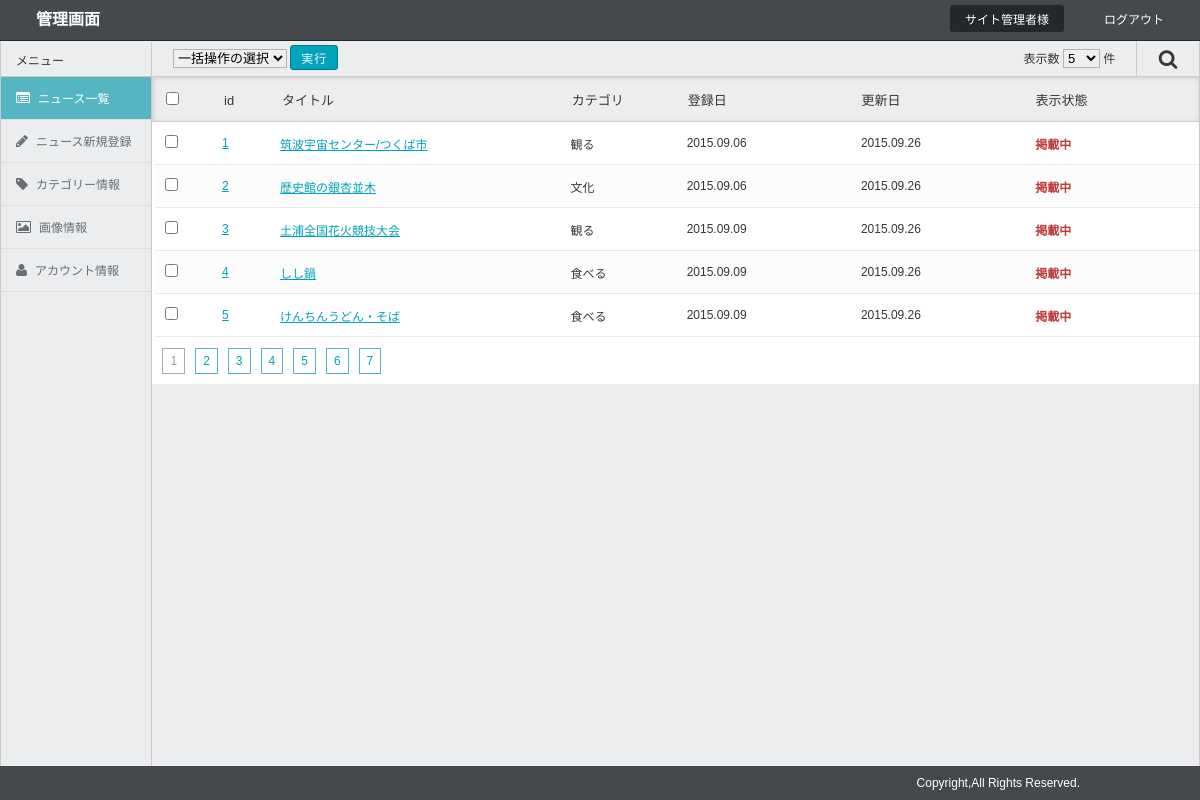
The page /admin/index.php (signed in) on the database its author committed.
### tables this page shows
CREATE TABLE IF NOT EXISTS `news` (
  `news_id` int(11) NOT NULL,
  `news_title` varchar(64) NOT NULL,
  `news_detail` varchar(4096) NOT NULL,
  `show_flg` int(11) NOT NULL,
  `author` varchar(12) NOT NULL,
  `news_url` varchar(255) NOT NULL,
  `news_cat` int(11) NOT NULL,
  `create_date` datetime NOT NULL,
  `update_date` datetime NOT NULL
);

CREATE TABLE IF NOT EXISTS `category` (
  `cat_id` int(11) NOT NULL,
  `cat_name` varchar(128) NOT NULL,
  `cat_slug` varchar(128) NOT NULL,
  `cat_description` varchar(1024) NOT NULL
);

### admin/index.php (the view, shortened to what this page needs)
<?php
include "config.php";
$sqlSelect = "news_id,news_title,news_detail,show_flg,category.cat_name,DATE_FORMAT(create_date , '%Y.%m.%d') AS create_date,DATE_FORMAT(update_date , '%Y.%m.%d') AS update_date";
$sqlFrom = "news,category";
$page = 1;
$offset = PER_PAGE * ($page - 1);
if(isset($_GET["category_id"])){
		$cat_id = $_GET["category_id"];
		$sqlWHERE = " WHERE category.cat_id = news.news_cat AND news.news_cat = ".$cat_id;
		$sql = "SELECT ". $sqlSelect ." FROM ". $sqlFrom ." ".$sqlWHERE." LIMIT ".$offset.",". PER_PAGE;
		$total = $pdo->query("SELECT count(*) FROM ". $sqlFrom ." ".$sqlWHERE)->fetchColumn();
		$stmt = $pdo->prepare($sql);
} else {
	$sqlWHERE = " WHERE category.cat_id = news.news_cat";
	$sql = "SELECT ". $sqlSelect ." FROM ". $sqlFrom ." ".$sqlWHERE." LIMIT ".$offset.",". PER_PAGE;
	$total = $pdo->query("SELECT count(*) FROM news")->fetchColumn();
	$stmt = $pdo->prepare($sql);
}
$stmt->execute();
$results = $stmt->fetchAll(PDO::FETCH_ASSOC);
$view = "";
$view .= "<table>";
foreach($results as $row) {
	if($row["show_flg"] == 1){
		$showFlg = "<span class='now'>掲載中</span>";
	}else{
		$showFlg = "<span>非掲載</span>";
	}
	$view .= "<tr>";
	$view .= "<td class='wd5'><input type='checkbox' name='check".$row["news_id"]."' class='check'></td>";
	$view .= "<td class='wd5'><a href='update.php?id=" .$row["news_id"]. "'>" .$row["news_id"]. "</a></td>";
	$view .= "<td class='wd25'><a href='update.php?id=" .$row["news_id"]. "'>".$row["news_title"]."</a></td>";
	$view .= "<td class='wd10'>" .$row["cat_name"]. "</td><td class='wd15'>" .$row["create_date"]. "</td>";
	$view .= "<td class='wd15'>" .$row["update_date"]. "</td><td class='wd15'>" . $showFlg . "</td>";
	$view .= "</tr>";
}
$view .= "</table>";
$totalPages = ceil($total / PER_PAGE);
$pager = "";
$pageLink = "";
$pager .= '<p class="pager">';
for ($i=1; $i <= $totalPages; $i++) {
	if($page == $i){
		$pager .= "<span>".$i."</span>";
	}else{
		$pager .= "<a href='?page=".$i.$pageLink."'>".$i."</a>";
	}
}
$pager .= '</p>';
include "header.php";
include "sidebar.php";
?>
        <div id="main">
        	<div class="body_cont">
             <div class="control">
             	<div class="allCtrl">
                    <select name="all" class="CtrlList">
                        <option value="">一括操作の選択</option>
                    </select>
                    <input value="実行" name="action" class="action" type="submit" onClick="allControl();">
                </div>
                <p class="search_btn"><i class="fa fa-search"></i></p>
                <form action="<?php echo $_SERVER["REQUEST_URI"];?>" name="pageNumChange" method="post" class="pageNumChange">
                	表示数
                	<select name="pageNum" id="" class="pageNum">
                		<option value="5" <?php if(PER_PAGE==5) echo 'selected';?>>5</option>
                	</select>
                	件
                </form>
             </div>
             <div class="list">
             	<div class="head"><span class="wd5"><input type="checkbox" name=""></span><span class="wd5">id</span><span class="wd25">タイトル</span><span class="wd10">カテゴリ</span><span class="wd15">登録日</span><span class="wd15">更新日</span><span class="wd15">表示状態</span></div>
                <table>
                	<?php echo $view; ?>
                </table>
             </div>
             <?php echo $pager; ?>
             </div>
        </div>
<?php
include "footer.php";
?>

### admin/css/common.css (style rules this page uses)
html { font-size: 62.5%; }
body { font-size: 1.2rem; }
html,body { height: 100%; }
body { font-size: 9pt; line-height: normal; letter-spacing: normal; color: #363636; background-color: #ebedef; -webkit-box-sizing: border-box; -moz-box-sizing: border-box; box-sizing: border-box; }
#main { overflow: hidden; margin-left: 151px; background-color: #fff; position: relative; z-index: 2; }
.body_cont { width: 100%; }
.control { height: 36px; background-color: #ebedef; border-bottom: 1px solid #cacaca; overflow: hidden; position: relative; }
.allCtrl { float: left; margin: 4px 0 0 2%; }
.search_btn { float: right; border-left: 1px solid #cacaca; height: 100%; width: 6%; text-align: center; cursor: pointer; }
.search_btn i { font-size: 20px; line-height: 36px; }
.pageNumChange { display: block; line-height: 36px; position: absolute; top: 0; right: 8%; }
.list { width: 100%; }
.list .head { display: table; width: 100%; padding-left: 0.35%; background-color: #ebedef; box-shadow: 1px 1px 4px #ccc inset; border-bottom: 1px solid #ccc; font-size: 1.3rem; }
.list .head span { display: table-cell; padding: 1.2% 1%; }
.list table { width: 100%; }
.list table tr { border-left: 3px solid #ffffff; border-bottom: 1px solid #eaeaea; }
.list table td { padding: 1.2% 1%; }
.wd5 { width: 5%; }
.wd10 { width: 10%; }
.wd15 { width: 15%; }
.wd25 { width: 25%; }
.list table td .now { color: #bf3939; font-weight: bold; }
label, input[type="radio"], input[type="checkbox"], input[type="file"] { cursor: pointer; }
input[type="submit"], input[type="button"], .tbl2 td .photo a { border-radius: 3px; background-color: #00a4bb; border: 1px solid #007b8c; color: #fff; cursor: pointer; padding: 3px 10px; font-size: 12px; letter-spacing: 1px; }
select { border: 1px solid #b4b4b4; font-size: 13px; }

### admin/css/contents.css (style rules this page uses)
.odd { background-color: #fcfcfc; }
.pager { padding: 1%; }
.pager a, .pager span { display: inline-block; padding: 5px 7px; text-decoration: none; background-color: #fff; margin-right: 10px; }
.pager a { border: 1px solid #56b5c2; }
.pager span { border: 1px solid #aaa; color: #999; }

### rows shown on the page
news: news_id "1", news_title "筑波宇宙センター/つくば市", category.cat_name "観る", create_date "2015.09.06", update_date "2015.09.26", show_flg "掲載中"
news: news_id "2", news_title "歴史館の銀杏並木", category.cat_name "文化", create_date "2015.09.06", update_date "2015.09.26", show_flg "掲載中"
news: news_id "3", news_title "土浦全国花火競技大会", category.cat_name "観る", create_date "2015.09.09", update_date "2015.09.26", show_flg "掲載中"
news: news_id "4", news_title "しし鍋", category.cat_name "食べる", create_date "2015.09.09", update_date "2015.09.26", show_flg "掲載中"
news: news_id "5", news_title "けんちんうどん・そば", category.cat_name "食べる", create_date "2015.09.09", update_date "2015.09.26", show_flg "掲載中"
